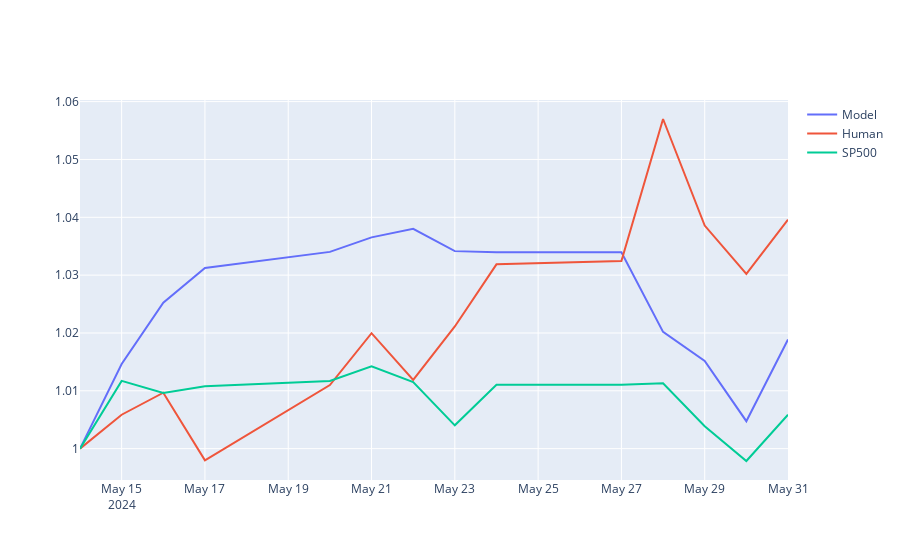

The cell this chart's notebook holds for it:
### Code cell
# use plotly to plot the curve of the three assets
import plotly.graph_objects as go

fig = go.Figure()
date_list = log_return.index.tolist()
date_list.insert(0, pd.Timestamp('2024-05-14'))

fig.add_trace(go.Scatter(x=date_list, y=cur_asset_model_hist, mode='lines', name='Model'))
fig.add_trace(go.Scatter(x=date_list, y=cur_asset_human_hist, mode='lines', name='Human'))
fig.add_trace(go.Scatter(x=date_list, y=cur_asset_sp500_hist, mode='lines', name='SP500'))
fig.show()

### Figure 1 — Plotly figure (JSON) as saved in the notebook; plotly's stock layout.template omitted (floating-point values rounded to 4 significant figures)
{"data": [{"mode": "lines", "name": "Model", "type": "scatter", "x": ["2024-05-14T00:00:00", "2024-05-15T00:00:00", "2024-05-16T00:00:00", "2024-05-17T00:00:00", "2024-05-20T00:00:00", "2024-05-21T00:00:00", "2024-05-22T00:00:00", "2024-05-23T00:00:00", "2024-05-24T00:00:00", "2024-05-27T00:00:00", "2024-05-28T00:00:00", "2024-05-29T00:00:00", "2024-05-30T00:00:00", "2024-05-31T00:00:00"], "y": [1, 1.015, 1.025, 1.031, 1.034, 1.037, 1.038, 1.034, 1.034, 1.034, 1.02, 1.015, 1.005, 1.019]}, {"mode": "lines", "name": "Human", "type": "scatter", "x": ["2024-05-14T00:00:00", "2024-05-15T00:00:00", "2024-05-16T00:00:00", "2024-05-17T00:00:00", "2024-05-20T00:00:00", "2024-05-21T00:00:00", "2024-05-22T00:00:00", "2024-05-23T00:00:00", "2024-05-24T00:00:00", "2024-05-27T00:00:00", "2024-05-28T00:00:00", "2024-05-29T00:00:00", "2024-05-30T00:00:00", "2024-05-31T00:00:00"], "y": [1, 1.006, 1.01, 0.998, 1.011, 1.02, 1.012, 1.021, 1.032, 1.032, 1.057, 1.039, 1.03, 1.04]}, {"mode": "lines", "name": "SP500", "type": "scatter", "x": ["2024-05-14T00:00:00", "2024-05-15T00:00:00", "2024-05-16T00:00:00", "2024-05-17T00:00:00", "2024-05-20T00:00:00", "2024-05-21T00:00:00", "2024-05-22T00:00:00", "2024-05-23T00:00:00", "2024-05-24T00:00:00", "2024-05-27T00:00:00", "2024-05-28T00:00:00", "2024-05-29T00:00:00", "2024-05-30T00:00:00", "2024-05-31T00:00:00"], "y": [1, 1.012, 1.01, 1.011, 1.012, 1.014, 1.011, 1.004, 1.011, 1.011, 1.011, 1.004, 0.9979, 1.006]}], "layout": {}}
